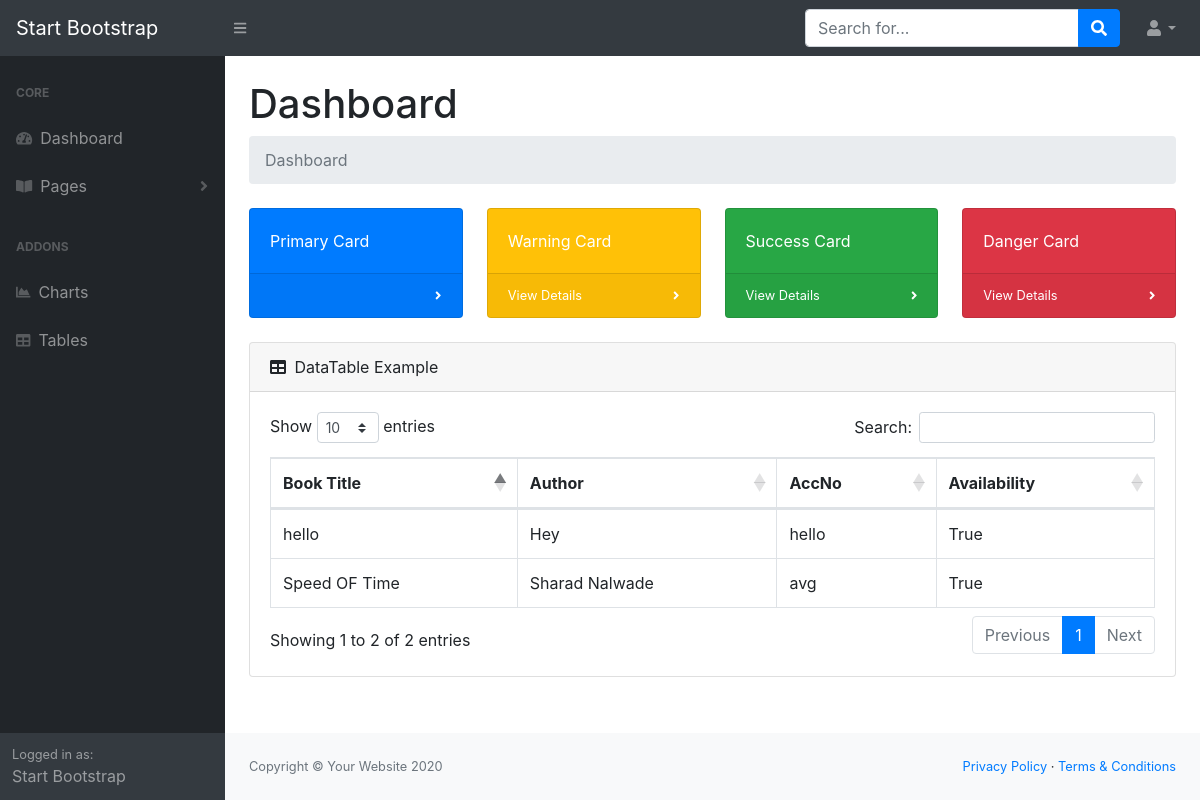
The page / on the database its author committed.
### books/models.py (models this page shows, shortened)
class Book(models.Model):
    title       =  models.CharField(max_length= 50)
    author      =  models.CharField(max_length= 50)
    accessNo    =  models.CharField(max_length= 50,primary_key=True)
    availible   =  models.BooleanField(default=True)
    image       =  models.ImageField(upload_to="images")

### books/views.py (the view)
# urls.py: path("",home,name = 'home'),
def home(request):
    books   = Book.objects.all()
    return render(request,'index.html',{'books':books})

### main/templates/index.html (shortened to what this page needs)
{% load static %}
<!DOCTYPE html>
<html lang="en">
    <head>
        <link href="{% static 'css/styles.css' %}" rel="stylesheet" />
        <link href="https://cdn.datatables.net/1.10.20/css/dataTables.bootstrap4.min.css" rel="stylesheet" />
    </head>
    <body class="sb-nav-fixed">
        <nav class="sb-topnav navbar navbar-expand navbar-dark bg-dark">
            <a class="navbar-brand" href="index.html">Start Bootstrap</a>
            <button class="btn btn-link btn-sm order-1 order-lg-0" id="sidebarToggle" href="#"><i class="fas fa-bars"></i></button>
            <form class="d-none d-md-inline-block form-inline ml-auto mr-0 mr-md-3 my-2 my-md-0">
                <div class="input-group">
                    <input class="form-control" type="text" placeholder="Search for..." aria-label="Search" aria-describedby="basic-addon2" />
                    <div class="input-group-append">
                        <button class="btn btn-primary" type="button"><i class="fas fa-search"></i></button>
                    </div>
                </div>
            </form>
            <ul class="navbar-nav ml-auto ml-md-0">
                <li class="nav-item dropdown">
                    <a class="nav-link dropdown-toggle" id="userDropdown" href="#" role="button" data-toggle="dropdown" aria-haspopup="true" aria-expanded="false"><i class="fas fa-user fa-fw"></i></a>
                </li>
            </ul>
        </nav>
        <div id="layoutSidenav">
            <div id="layoutSidenav_nav">
                <nav class="sb-sidenav accordion sb-sidenav-dark" id="sidenavAccordion">
                    <div class="sb-sidenav-menu">
                        <div class="nav">
                            <div class="sb-sidenav-menu-heading">Core</div>
                            <a class="nav-link" href="{% url 'dashboard' %}">
                                <div class="sb-nav-link-icon"><i class="fas fa-tachometer-alt"></i></div>
                                Dashboard
                            </a>
                            <a class="nav-link collapsed" href="#" data-toggle="collapse" data-target="#collapsePages" aria-expanded="false" aria-controls="collapsePages">
                                <div class="sb-nav-link-icon"><i class="fas fa-book-open"></i></div>
                                Pages
                                <div class="sb-sidenav-collapse-arrow"><i class="fas fa-angle-down"></i></div>
                            </a>
                            <div class="sb-sidenav-menu-heading">Addons</div>
                            <a class="nav-link" href="charts.html">
                                <div class="sb-nav-link-icon"><i class="fas fa-chart-area"></i></div>
                                Charts
                            </a>
                            <a class="nav-link" href="tables.html">
                                <div class="sb-nav-link-icon"><i class="fas fa-table"></i></div>
                                Tables
                            </a>
                        </div>
                    </div>
                    <div class="sb-sidenav-footer">
                        <div class="small">Logged in as:</div>
                        Start Bootstrap
                    </div>
                </nav>
            </div>
            <div id="layoutSidenav_content">
                <main>
                    <div class="container-fluid">
                        <h1 class="mt-4">Dashboard</h1>
                        <ol class="breadcrumb mb-4">
                            <li class="breadcrumb-item active">Dashboard</li>
                        </ol>
                        <div class="row">
                            <div class="col-xl-3 col-md-6">
                                <div class="card bg-primary text-white mb-4">
                                    <div class="card-body">Primary Card</div>
                                    <div class="card-footer d-flex align-items-center justify-content-between">
                                        <div class="small text-white"><i class="fas fa-angle-right"></i></div>
                                    </div>
                                </div>
                            </div>
                            <div class="col-xl-3 col-md-6">
                                <div class="card bg-warning text-white mb-4">
                                    <div class="card-body">Warning Card</div>
                                    <div class="card-footer d-flex align-items-center justify-content-between">
                                        <a class="small text-white stretched-link" href="#">View Details</a>
                                        <div class="small text-white"><i class="fas fa-angle-right"></i></div>
                                    </div>
                                </div>
                            </div>
                            <div class="col-xl-3 col-md-6">
                                <div class="card bg-success text-white mb-4">
                                    <div class="card-body">Success Card</div>
                                    <div class="card-footer d-flex align-items-center justify-content-between">
                                        <a class="small text-white stretched-link" href="#">View Details</a>
                                        <div class="small text-white"><i class="fas fa-angle-right"></i></div>
                                    </div>
                                </div>
                            </div>
                            <div class="col-xl-3 col-md-6">
                                <div class="card bg-danger text-white mb-4">
                                    <div class="card-body">Danger Card</div>
                                    <div class="card-footer d-flex align-items-center justify-content-between">
                                        <a class="small text-white stretched-link" href="#">View Details</a>
                                        <div class="small text-white"><i class="fas fa-angle-right"></i></div>
                                    </div>
                                </div>
                            </div>
                        </div>
                        <div class="card mb-4">
                            <div class="card-header">
                                <i class="fas fa-table mr-1"></i>
                                DataTable Example
                            </div>
                            <div class="card-body">
                                <div class="table-responsive">
                                    <table class="table table-bordered" id="dataTable" width="100%" cellspacing="0">
                                        <thead>
                                            <tr>
                                                <th>Book Title</th>
                                                <th>Author</th>
                                                <th>AccNo</th>
                                                <th>Availability</th>
                                            </tr>
                                        </thead>
                                        <tbody>
                                            {%  for i in books %}
                                            <tr>
                                                <td>{{ i.title }}</td>
                                                <td>{{ i.author }}</td>
                                                <td>{{ i.accessNo }}</td>
                                                <td>{{ i.availible }}</td>
                                            </tr>
                                            {% endfor %}
                                        </tbody>
                                    </table>
                                </div>
                            </div>
                        </div>
                    </div>
                </main>
                <footer class="py-4 bg-light mt-auto">
                    <div class="container-fluid">
                        <div class="d-flex align-items-center justify-content-between small">
                            <div class="text-muted">Copyright &copy; Your Website 2020</div>
                            <div>
                                <a href="#">Privacy Policy</a>
                                &middot;
                                <a href="#">Terms &amp; Conditions</a>
                            </div>
                        </div>
                    </div>
                </footer>
            </div>
        </div>
    </body>
</html>

### rows shown on the page
Book: title "hello", author "Hey", accessNo "hello", availible "True"
Book: title "Speed OF Time", author "Sharad Nalwade", accessNo "avg", availible "True"
